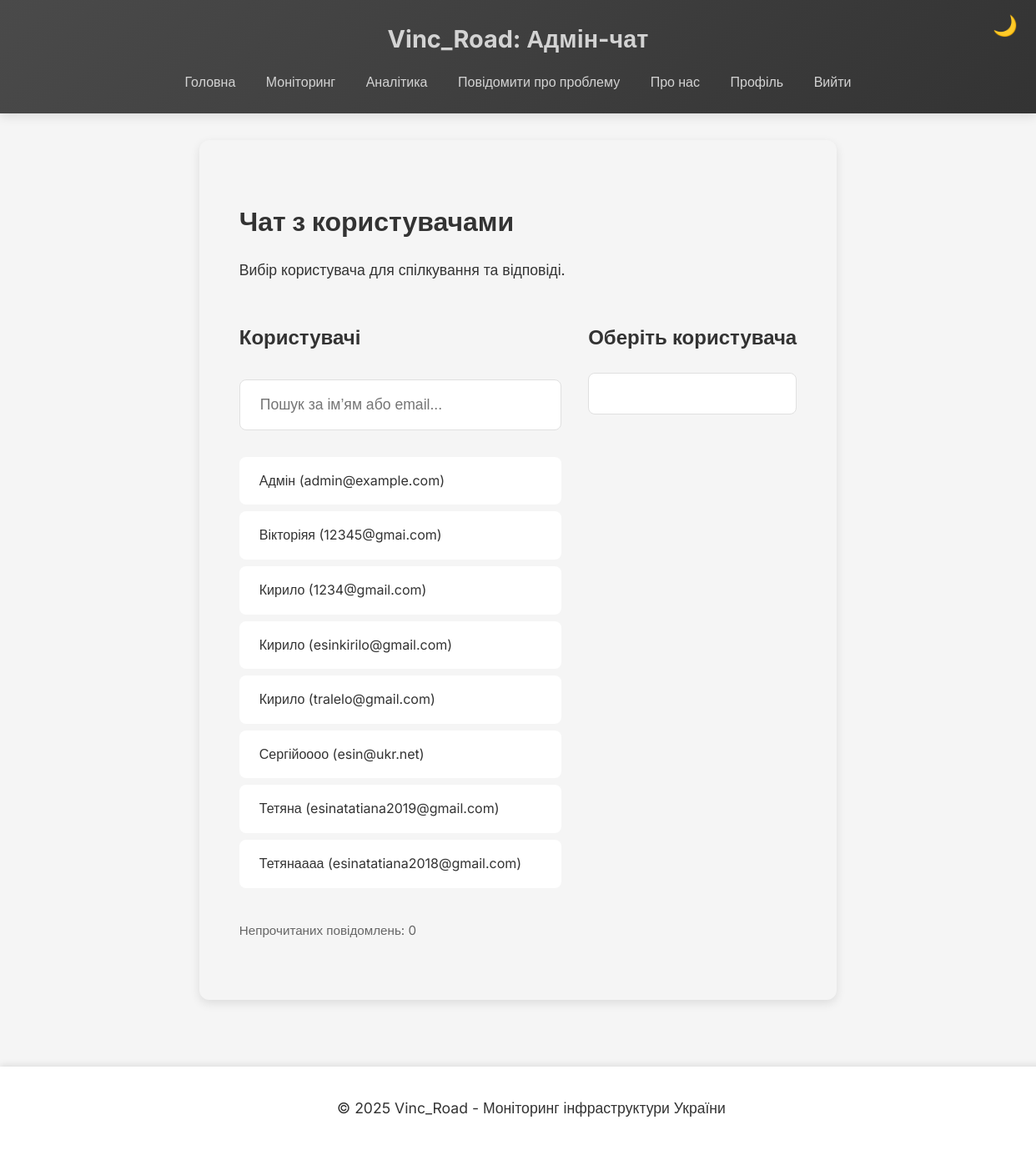
Page /php/admin_chat.php (signed in) on the committed database.
### tables this page shows
CREATE TABLE `users` (
  `id` int(11) NOT NULL,
  `email` varchar(255) NOT NULL,
  `password_hash` varchar(255) NOT NULL,
  `role` enum('admin','moderator','user') DEFAULT 'user',
  `name` varchar(100) DEFAULT NULL,
  `phone` varchar(20) DEFAULT NULL
);

### php/admin_chat.php (the view, shortened to what this page needs)
<?php
$conn = getDbConnection();
$sql = "SELECT DISTINCT u.id, u.name, u.email,
               (SELECT COUNT(*) FROM chat_messages cm2
                WHERE cm2.user_id = u.id AND cm2.is_admin_reply = 0 AND cm2.is_read = 0) as unread_count
        FROM users u
        JOIN chat_messages cm ON u.id = cm.user_id
        ORDER BY u.name ASC";
$result = $conn->query($sql);
$users = [];
while ($row = $result->fetch_assoc()) {
    $users[] = $row;
}
?>
<!DOCTYPE html>
<html lang="uk">
<head>
    <link rel="stylesheet" href="../css/common.css">
    <link rel="stylesheet" href="../css/admin_chat.css">
</head>
<body>
    <button id="theme-toggle" class="theme-toggle">🌙</button>
    <header>
        <h1>Vinc_Road: Адмін-чат</h1>
        <nav>
            <a href="index.php">Головна</a>
            <a href="monitor.php">Моніторинг</a>
            <a href="analytics.php">Аналітика</a>
            <a href="report.php">Повідомити про проблему</a>
            <a href="about.php">Про нас</a>
            <a href="profile.php">Профіль</a>
            <a href="logout.php">Вийти</a>
        </nav>
    </header>
    <main>
        <section class="admin-chat-section">
            <h2>Чат з користувачами</h2>
            <p>Вибір користувача для спілкування та відповіді.</p>
            <div class="admin-chat-container">
                <div class="user-list">
                    <h3>Користувачі</h3>
                    <input type="text" id="user-search" placeholder="Пошук за ім’ям або email..." class="search-input">
                    <?php if (empty($users)): ?>
                        <p>Активні чати відсутні.</p>
                    <?php else: ?>
                        <ul id="user-list">
                            <?php foreach ($users as $user): ?>
                                <li data-user-id="<?php echo htmlspecialchars($user['id']); ?>"
                                    data-user-name="<?php echo htmlspecialchars($user['name']); ?>"
                                    data-user-email="<?php echo htmlspecialchars($user['email']); ?>"
                                    data-unread-count="<?php echo htmlspecialchars($user['unread_count']); ?>">
                                    <?php echo htmlspecialchars($user['name']); ?> (<?php echo htmlspecialchars($user['email']); ?>)
                                </li>
                            <?php endforeach; ?>
                        </ul>
                    <?php endif; ?>
                    <p class="debug-info">Непрочитаних повідомлень: <?php echo array_sum(array_column($users, 'unread_count')); ?></p>
                </div>
                <div class="chat-area">
                    <h3 id="chat-user-name">Оберіть користувача</h3>
                    <div class="chat-messages" id="chat-messages"></div>
                </div>
            </div>
        </section>
    </main>
    <footer>
        <p>© 2025 Vinc_Road - Моніторинг інфраструктури України</p>
    </footer>
</body>
</html>

### css/common.css (style rules this page uses)
:root { --primary-color: #4a4a4a; --accent-color: #d3d3d3; --background-light: #f5f5f5; --background-dark: #1c2526; --text-light: #333333; --text-dark: #e0e0e0; --card-bg-light: #ffffff; --card-bg-dark: #2f2f2f; --shadow: 0 4px 12px rgba(0, 0, 0, 0.1); --transition: all 0.3s ease; }
body { font-family: 'Inter', sans-serif; margin: 0; padding: 0; line-height: 1.6; color: var(--text-light); background-color: var(--background-light); display: flex; flex-direction: column; min-height: 100vh; transition: var(--transition); }
header { background: linear-gradient(135deg, var(--primary-color), #333333); color: var(--accent-color); padding: 1.5rem; text-align: center; box-shadow: var(--shadow); }
header h1 { margin: 0; font-size: 1.8rem; font-weight: 700; }
nav { margin-top: 1rem; }
nav a { color: var(--accent-color); margin: 0 1rem; text-decoration: none; font-weight: 500; transition: var(--transition); }
main { max-width: 1200px; margin: 0 auto; padding: 2rem; flex: 1 0 auto; }
footer { background-color: var(--card-bg-light); text-align: center; padding: 1rem; width: 100%; flex-shrink: 0; box-shadow: 0 -2px 8px rgba(0, 0, 0, 0.1); }
.theme-toggle { position: fixed; top: 1rem; right: 1rem; background: none; border: none; font-size: 1.5rem; cursor: pointer; color: var(--accent-color); transition: var(--transition); }

### css/admin_chat.css (style rules this page uses)
.admin-chat-section { margin-bottom: 3rem; padding: 3rem; background: #f5f5f5; border-radius: 12px; box-shadow: var(--shadow); transition: var(--transition); box-sizing: border-box; }
.admin-chat-container { display: flex; gap: 2rem; max-width: 1400px; margin: 0 auto; align-items: stretch; }
.user-list { min-width: 350px; display: flex; flex-direction: column; gap: 1rem; }
.user-list h3 { margin-bottom: 1rem; color: #333; font-weight: 600; font-size: 1.5rem; line-height: 1.5; }
.user-list ul { list-style: none; padding: 0; margin: 0; }
.user-list li { display: flex; align-items: center; padding: 1rem 1.5rem; margin-bottom: 0.5rem; background: #ffffff; border-radius: 8px; cursor: pointer; transition: var(--transition); animation: fadeIn 0.5s ease-in-out; box-sizing: border-box; padding-right: 3rem; }
.search-input { width: 100%; padding: 1rem 1.5rem; margin-bottom: 1rem; border-radius: 8px; border: 1px solid #e0e0e0; background: #ffffff; transition: var(--transition); font-size: 1.1rem; display: block; box-sizing: border-box; line-height: 1.5; }
.chat-area { flex: 1; display: flex; flex-direction: column; gap: 1.5rem; }
.chat-area h3 { margin-bottom: 0; color: #333; font-weight: 600; font-size: 1.5rem; line-height: 1.5; }
.chat-messages { max-height: 600px; overflow-y: auto; padding: 1.5rem; background: #ffffff; border-radius: 8px; border: 1px solid #e0e0e0; animation: fadeIn 0.5s ease-in-out; box-sizing: border-box; }
.debug-info { font-size: 0.95rem; color: #666; margin-top: 1rem; line-height: 1.5; }
p { font-size: 1.1rem; line-height: 1.8; margin-bottom: 1.5rem; color: var(--text-light); }
h2 { color: #333; font-weight: 700; margin-bottom: 1rem; font-size: 2rem; line-height: 1.5; }

### rows in the picture
users: name "Адмін", email "admin@example.com"
users: name "Вікторіяя", email "12345@gmai.com"
users: name "Кирило", email "1234@gmail.com"
users: name "Кирило", email "esinkirilo@gmail.com"
users: name "Кирило", email "tralelo@gmail.com"
users: name "Сергійоооо", email "esin@ukr.net"
users: name "Тетяна", email "esinatatiana2019@gmail.com"
users: name "Тетянаааа", email "esinatatiana2018@gmail.com"

### other values in the picture
array_sum(array_column($users, 'unread_count')) "0"
